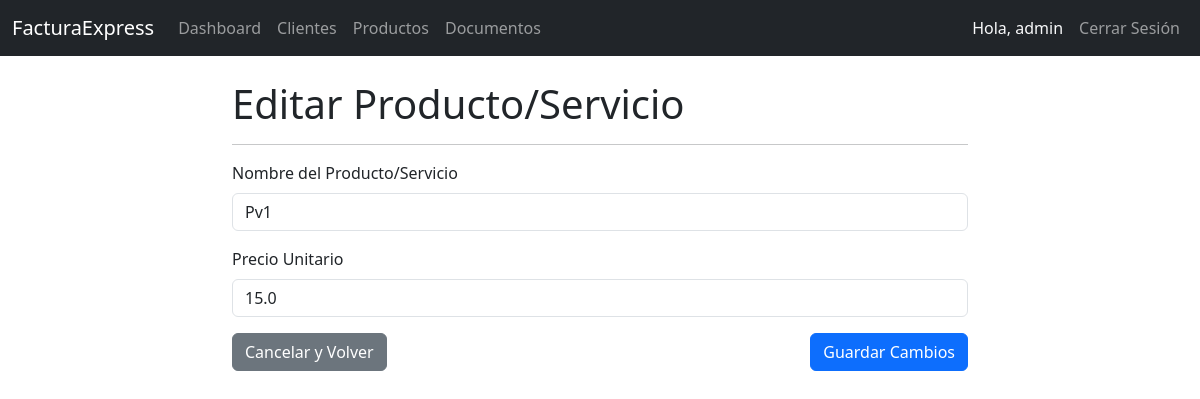
The page /productos/editar/1 (signed in) on the database its author committed.
### models.py (models this page shows)
class User(db.Model, UserMixin):
    id = db.Column(db.Integer, primary_key=True)
    username = db.Column(db.String(80), unique=True, nullable=False)
    password_hash = db.Column(db.String(128), nullable=False)
    documentos = db.relationship('Documento', backref='atendido_por', lazy=True)

class Producto(db.Model):
    id = db.Column(db.Integer, primary_key=True)
    nombre = db.Column(db.String(100), nullable=False)
    precio_unitario = db.Column(db.Float, nullable=False)
    detalles = db.relationship('DetalleDocumento', backref='producto', lazy=True)

### main.py (the view, shortened to what this page needs)
@main_bp.route('/productos/editar/<int:producto_id>', methods=['GET', 'POST'])
@login_required
def editar_producto(producto_id):
    producto = Producto.query.get_or_404(producto_id)
    return render_template('productos_form.html', title='Editar Producto/Servicio', producto=producto)

### app.py (called while the page is built)
def create_app():
    app = Flask(__name__)
    app.config['SECRET_KEY'] = 'tu_nueva_clave_secreta_aqui_cambiala'
    app.config['SQLALCHEMY_DATABASE_URI'] = 'sqlite:///facturacion.db'
    app.config['SQLALCHEMY_TRACK_MODIFICATIONS'] = False
    app.config['EMPRESA_NOMBRE'] = 'ADLER GRANDEZ P.'
    app.config['EMPRESA_DIRECCION'] = 'ELIAS SOPLIN VARGAS'
    app.config['EMPRESA_TELEFONO'] = '+51 929 974 627'
    app.config['EMPRESA_CORREO'] = 'A76047901@GMAIL.COM'
    app.config['EMPRESA_RUC'] = '1076047901' # <-- ¡NUEVO CAMPO CON RUC CORREGIDO!
    db.init_app(app)
    login_manager = LoginManager()
    login_manager.login_view = 'auth.login'
    login_manager.init_app(app)
    @login_manager.user_loader
    def load_user(user_id):
        return User.query.get(int(user_id))
    app.register_blueprint(auth_bp, url_prefix='/auth')
    app.register_blueprint(main_bp)
    return app

### templates/productos_form.html (shortened to what this page needs)
{% extends "base.html" %}
{% block content %}
<div class="row justify-content-center">
    <div class="col-md-8">
        <h1>{{ title }}</h1>
        <hr>
        <form method="POST" action="{% if producto %}{{ url_for('main.editar_producto', producto_id=producto.id) }}{% else %}{{ url_for('main.crear_producto') }}{% endif %}">
            <div class="mb-3">
                <label for="nombre" class="form-label">Nombre del Producto/Servicio</label>
                <input type="text" class="form-control" id="nombre" name="nombre" value="{{ producto.nombre if producto else '' }}" required>
            </div>
            <div class="mb-3">
                <label for="precio_unitario" class="form-label">Precio Unitario</label>
                <input type="number" step="0.01" min="0" class="form-control" id="precio_unitario" name="precio_unitario" value="{{ producto.precio_unitario if producto else '' }}" required>
            </div>
            <div class="d-flex justify-content-between">
                <a href="{{ url_for('main.productos_index') }}" class="btn btn-secondary">Cancelar y Volver</a>
                <button type="submit" class="btn btn-primary">
                    {% if producto %}Guardar Cambios{% else %}Registrar Producto{% endif %}
                </button>
            </div>
        </form>
    </div>
</div>
{% endblock %}

### templates/base.html (shortened to what this page needs)
<!DOCTYPE html>
<html lang="es">
<head>
    <link href="https://cdn.jsdelivr.net/npm/bootstrap@5.3.3/dist/css/bootstrap.min.css" rel="stylesheet">
    <link rel="stylesheet" href="https://cdnjs.cloudflare.com/ajax/libs/font-awesome/6.0.0-beta3/css/all.min.css">
</head>
<body>
    <nav class="navbar navbar-expand-lg navbar-dark bg-dark">
        <div class="container-fluid">
            <a class="navbar-brand" href="{{ url_for('main.index') }}">FacturaExpress</a>
            <div class="collapse navbar-collapse" id="navbarNav">
                <ul class="navbar-nav me-auto mb-2 mb-lg-0">
                    {% if current_user.is_authenticated %}
                        <li class="nav-item">
                            <a class="nav-link" href="{{ url_for('main.index') }}">Dashboard</a>
                        </li>
                        <li class="nav-item">
                            <a class="nav-link" href="{{ url_for('main.clientes_index') }}">Clientes</a>
                        </li>
                        <li class="nav-item">
                            <a class="nav-link" href="{{ url_for('main.productos_index') }}">Productos</a>
                        </li>
                        <li class="nav-item">
                            <a class="nav-link" href="{{ url_for('main.documentos_index') }}">Documentos</a>
                        </li>
                    {% endif %}
                </ul>
                <ul class="navbar-nav ms-auto">
                    {% if current_user.is_authenticated %}
                        <li class="nav-item">
                            <span class="nav-link text-light">Hola, {{ current_user.username }}</span>
                        </li>
                        <li class="nav-item">
                            <a class="nav-link btn btn-sm btn-outline-danger" href="{{ url_for('auth.logout') }}">Cerrar Sesión</a>
                        </li>
                    {% endif %}
                </ul>
            </div>
        </div>
    </nav>
    <div class="container mt-4">
        {% block content %}{% endblock %}
    </div>
</body>
</html>

### rows shown on the page
User: username "admin"
Producto: nombre "Pv1", precio_unitario "15.0"

### other values the page prints
{{ title }} "Editar Producto/Servicio"
